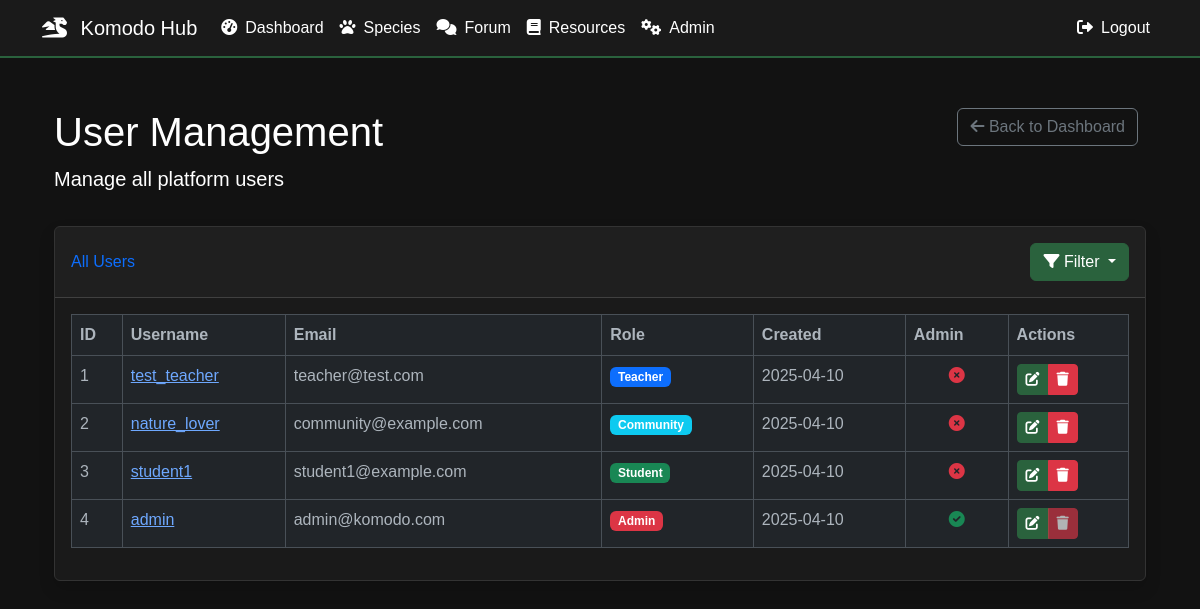
Page /admin/users (signed in) on the committed database.
### models.py (models this page shows, shortened)
class User(UserMixin, db.Model):
    id = db.Column(db.Integer, primary_key=True)
    username = db.Column(db.String(64), unique=True, nullable=False)
    email = db.Column(db.String(120), unique=True, nullable=False)
    password_hash = db.Column(db.String(256))
    role = db.Column(db.String(20), nullable=False)  # 'student', 'teacher', 'community', or 'admin'
    is_admin = db.Column(db.Boolean, default=False)  # Admin flag for additional permissions
    created_at = db.Column(db.DateTime, default=datetime.utcnow)
    avatar = db.Column(db.String(200), default='default.svg')
    theme_preference = db.Column(db.String(50), default='light')
    progress_records = db.relationship('UserProgress', back_populates='user', lazy=True)
    species_sightings = db.relationship('SpeciesSighting', backref='observer', lazy=True)
    species_created = db.relationship('Species', backref='created_by', lazy=True)
    forum_threads = db.relationship('ForumThread', backref='author', lazy=True)
    forum_posts = db.relationship('ForumPost', backref='author', lazy=True)
    notes_given = db.relationship('Note', foreign_keys='Note.teacher_id', back_populates='teacher', lazy=True)
    notes_received = db.relationship('Note', foreign_keys='Note.student_id', back_populates='student', lazy=True)
    sent_messages = db.relationship('Message', back_populates='sender', foreign_keys='Message.sender_id', lazy=True)
    received_messages = db.relationship('Message', back_populates='recipient', foreign_keys='Message.recipient_id', lazy=True)
    forum_upvotes = db.relationship('ForumUpvote', backref='user', lazy=True)
    coordinated_programs = db.relationship('ConservationProgram', backref='coordinator', lazy=True, foreign_keys='ConservationProgram.coordinator_id')
    programs_joined = db.relationship('ConservationProgram', secondary='user_programs', lazy=True,
                                    backref=db.backref('participants', lazy=True),
                                    primaryjoin="User.id==UserPrograms.user_id",
                                    secondaryjoin="UserPrograms.program_id==ConservationProgram.id")
    def is_administrator(self):
        return self.is_admin

### blueprints/admin.py (the view)
@admin_bp.route('/users')
@login_required
@admin_required
def manage_users():
    users = User.query.all()
    return render_template('admin/users.html', users=users, title="Manage Users")

### app.py (called while the page is built)
@app.context_processor
def utility_processor():
    return {'now': datetime.now}

@login_manager.user_loader
def load_user(id):
    return User.query.get(int(id))

### blueprints/admin.py (called while the page is built)
def admin_required(f):
    @wraps(f)
    def decorated_function(*args, **kwargs):
        if not current_user.is_authenticated or not current_user.is_administrator():
            logger.warning(f"Unauthorized access attempt to admin area by user: {current_user.username if current_user.is_authenticated else 'anonymous'}")
            flash('You do not have permission to access this area.', 'danger')
            return redirect(url_for('main.landing'))
        return f(*args, **kwargs)
    return decorated_function

### templates/admin/users.html (shortened to what this page needs)
{% extends 'base.html' %}
{% block content %}
<div class="container-fluid mt-4">
    <div class="row mb-3">
        <div class="col-md-8">
            <h1>User Management</h1>
            <p class="lead">Manage all platform users</p>
        </div>
        <div class="col-md-4 text-end">
            <a href="{{ url_for('admin.admin_dashboard') }}" class="btn btn-outline-secondary me-2">
                <i class="fas fa-arrow-left"></i> Back to Dashboard
            </a>
        </div>
    </div>
    <div class="card shadow mb-4">
        <div class="card-header py-3 d-flex flex-row align-items-center justify-content-between">
            <h6 class="m-0 font-weight-bold text-primary">All Users</h6>
            <div class="dropdown no-arrow">
                <button class="btn btn-primary dropdown-toggle" type="button" id="filterDropdown" data-bs-toggle="dropdown" aria-expanded="false">
                    <i class="fas fa-filter"></i> Filter
                </button>
            </div>
        </div>
        <div class="card-body">
            <div class="table-responsive">
                <table class="table table-bordered" id="usersTable" width="100%" cellspacing="0">
                    <thead>
                        <tr>
                            <th>ID</th>
                            <th>Username</th>
                            <th>Email</th>
                            <th>Role</th>
                            <th>Created</th>
                            <th>Admin</th>
                            <th>Actions</th>
                        </tr>
                    </thead>
                    <tbody>
                        {% for user in users %}
                        <tr data-role="{{ user.role }}">
                            <td>{{ user.id }}</td>
                            <td>
                                <a href="{{ url_for('admin.edit_user', user_id=user.id) }}">
                                    {{ user.username }}
                                </a>
                            </td>
                            <td>{{ user.email }}</td>
                            <td>
                                <span class="badge bg-{{
                                    'primary' if user.role == 'teacher' else
                                    'success' if user.role == 'student' else
                                    'info' if user.role == 'community' else
                                    'danger' if user.role == 'admin' else 'secondary'
                                }}">
                                    {{ user.role|capitalize }}
                                </span>
                            </td>
                            <td>{{ user.created_at.strftime('%Y-%m-%d') }}</td>
                            <td class="text-center">
                                {% if user.is_admin %}
                                <i class="fas fa-check-circle text-success"></i>
                                {% else %}
                                <i class="fas fa-times-circle text-danger"></i>
                                {% endif %}
                            </td>
                            <td>
                                <div class="btn-group" role="group" aria-label="User actions">
                                    <a href="{{ url_for('admin.edit_user', user_id=user.id) }}" class="btn btn-sm btn-primary">
                                        <i class="fas fa-edit"></i>
                                    </a>
                                    {% if user.id != current_user.id %}
                                    <button type="button" class="btn btn-sm btn-danger delete-user" data-user-id="{{ user.id }}" data-username="{{ user.username }}">
                                        <i class="fas fa-trash"></i>
                                    </button>
                                    {% else %}
                                    <button type="button" class="btn btn-sm btn-danger" disabled title="Cannot delete your own account">
                                        <i class="fas fa-trash"></i>
                                    </button>
                                    {% endif %}
                                </div>
                            </td>
                        </tr>
                        {% endfor %}
                    </tbody>
                </table>
            </div>
        </div>
    </div>
</div>
{% endblock %}

### templates/base.html (style rules this page uses)
:root { --bg-dark: #1a1a1a; --bg-darker: #121212; --text-light: #ffffff; --text-muted: #888888; --accent-color: #2a623d; --accent-hover: #1a472a; --border-color: #333333; }
body { background-color: var(--bg-darker); color: var(--text-light); font-family: 'Arial', sans-serif; padding-top: 60px; }
.card { background-color: var(--bg-dark); border: 1px solid var(--border-color); }
.btn-primary { background-color: var(--accent-color); border-color: var(--accent-color); }

### rows in the picture
User: id "1", username "test_teacher", email "teacher@test.com", role "Teacher", created_at "2025-04-10", is_admin False (drawn)
User: id "2", username "nature_lover", email "community@example.com", role "Community", created_at "2025-04-10", is_admin False (drawn)
User: id "3", username "student1", email "student1@example.com", role "Student", created_at "2025-04-10", is_admin False (drawn)
User: id "4", username "admin", email "admin@komodo.com", role "Admin", created_at "2025-04-10", is_admin True (drawn)
